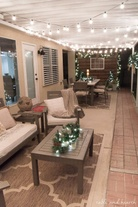
#> input picture images/indoor_patio_1.jpg, 138 x 207 px, shrunk from 550 x 827 before the run; its folder holds 4 pictures in this run
$ python pillow_utility.py
#> lines starting #> are read from the running program, lines starting #| are printed output that depends on the picture
from PIL import Image
import numpy
import glob
import os

# Get all jpg files
jpg = os.getcwd() + "/images"
jpg_files = glob.glob(jpg + "/*.jpg")

# Convert jpg files to greyscale
for jpg_file in jpg_files:
    # Load and write 8-bit greyscale image to file
    with Image.open(jpg_file, 'r').convert('L') as img:
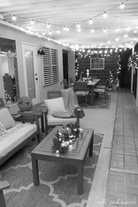
#> img: PIL image 138x207 L; min 4, max 254, mean 138
        raw_file = os.path.splitext(jpg_file)[0] + '.raw'
        with open(raw_file, 'w') as f:
            data = list(img.getdata())
#> data = 28566 items
            str_data = ""
            for i in range(len(data)):
                str_data += str(data[i]) + " "
#> this loop made 28566 passes
#> str_data on passes 1 to 3: '233 ', '233 232 ', '233 232 230 '

            f.write(str_data)
#> pass 2 of the loop `for jpg_file in jpg_files:`:
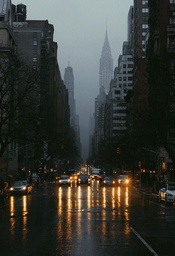
#> input picture images/outdoor_img_1.jpg, 175 x 256 px, shrunk from 700 x 1024 before the run
#> `with Image.open(jpg_file, 'r').convert('L') as img:`:
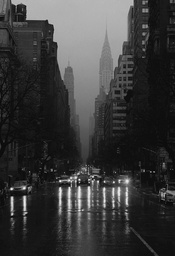
#> img: PIL image 175x256 L; min 3, max 245, mean 57.7
#> data = 44800 items
#> the loop `for i in range(len(data)):` made 44800 passes
#> str_data on passes 1 to 3: '120 ', '120 117 ', '120 117 119 '
#> pass 3 of the loop `for jpg_file in jpg_files:`:
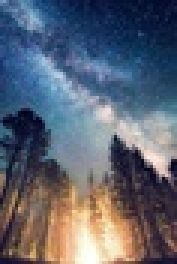
#> input picture images/outdoor_img_10.jpg, 59 x 88 px, shrunk from 236 x 354 before the run (shown 3 times larger)
#> `with Image.open(jpg_file, 'r').convert('L') as img:`:
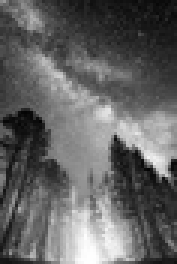
#> img: PIL image 59x88 L (shown 3 times larger); min 3, max 255, mean 99.1
#> data = 5192 values, max 255 at index 5163, min 3 at index 3353, mean 99.08
#> the loop `for i in range(len(data)):` made 5192 passes
#> str_data on passes 1 to 3: '136 ', '136 151 ', '136 151 113 '
#> the loop made 4 passes; the first 3 are shown
